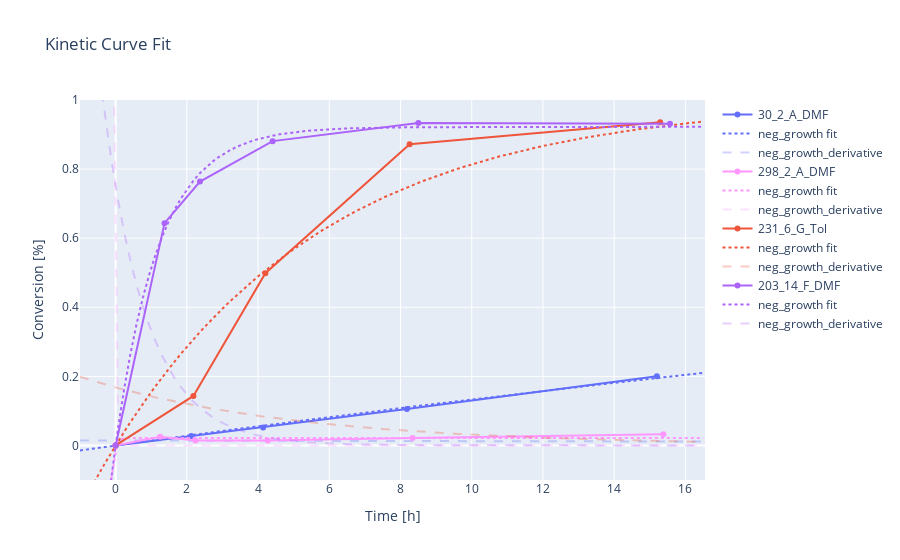

Notebook source saved alongside this figure:
### Code cell
# plot entry 301 from the dataset
iks = [30, 298, 231, 203]
fig = px.line(title="Kinetic Curve Fit", labels={"x":"time", "y":"conversion"})
for ik in iks:
    marker_dict = dict(color=colors[ik%len(colors)])
    fit_data = kinetics_df.iloc[ik]
    xdata, ydata = fit_data["xdata"], fit_data["ydata"]
    fig.add_scatter(x=xdata, y=ydata, mode="lines+markers", name=kinetic_curves[ik]["experiment"][0], marker=marker_dict)
    add_fits_to_plot(neg_growth, neg_growth_derivative, [fit_data["fit_p1"], fit_data["fit_p2"]], marker_dict)
    fig.update_layout(yaxis=dict(range=[-0.1,1]), xaxis_title="Time [h]", yaxis_title="Conversion [%]")
fig.show()
